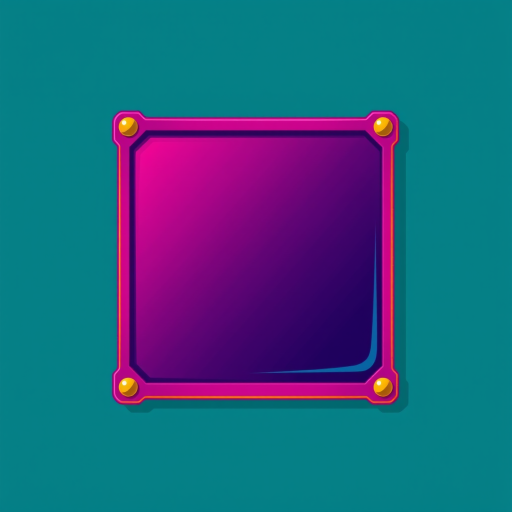
#> input picture Docs/sidescroller/ui-polish/notes/comfyui-out/raw/panel.png, 1024 x 1024 px (shown at 1/2 size)
$ python -i postprocess.py   (imports and definitions only)
#> lines starting #> are read from the running program, lines starting #| are printed output that depends on the picture
"""
把 generate.py 產生的原圖（out/raw）後製成遊戲用的 sprite sheet，格式和 Blender 素材相同（顏色 sheet＋平的法線 sheet＋_sprites.json），
匯入交給 Unity 的 SpriteSheetImporter。用 ComfyUI 的 venv 執行（要 Pillow、numpy）：

    ~/ComfyUI/.venv/bin/python Tools/ComfyUI/postprocess.py

做的事：
  1. 去背：有 BiRefNet 遮罩的用遮罩當 alpha；光芒、星光（黑底）用亮度當 alpha 並反推原色。
  2. 裁到內容範圍，依種類對稱化（AI 圖左右、上下不會完全對稱，九宮格的四角要一致）：
     quad＝左上四分之一鏡射到四角（面板、圓盤）；half＝左半鏡射到右半（橫向外框）；none＝不動（圖示）。
  3. 縮放排進 256 px 的格子：方形素材撐滿一格；橫向外框（2:1）放在格子中間 256×128（上下透明）。
  4. 衍生變化：未選中按鈕（壓暗轉紫）、陰影（面板 alpha 模糊）、按下的觸控底盤（橘粉漸層＋奶油圈）。
  5. 觸控圖示加深紫描邊與往下的硬陰影（亮底上也讀得到）。

格子編號、橫向外框在格子裡的位置與九宮格邊界寫在遊戲程式 UiSkin.cs、TouchControlsView.cs；改這裡的排列要一起改。
選單主視覺（assets.json 有 output 的素材：SsMenuBg、SsMenuHero、SsMenuLogoBg）輸出成單張 PNG，不切格。
output 有 "dir": "entry" 的（Entry 載入畫面：EntryLoadingBg、EntryBarFrame…）輸出到 Assets/Entry/UI/<名稱>.png，
跟主體一起打包；"symmetry" 同上面的對稱方式（九宮格外框用）。
"""
import json
import os

import numpy as np
from PIL import Image, ImageFilter

HERE = os.path.dirname(os.path.abspath(__file__))
RAW = os.path.join(HERE, "out", "raw")
PREVIEW = os.path.join(HERE, "out", "preview")
REPO = os.path.abspath(os.path.join(HERE, "..", ".."))
SPRITES = os.path.join(REPO, "Assets", "Art", "Sidescroller", "Sprites")
ENTRY_UI = os.path.join(REPO, "Assets", "Entry", "UI")
CELL = 256
PPU = 64
STROKE = (0x2A / 255, 0x0F / 255, 0x2E / 255)

# 各 sheet 的格子：(素材 id 或衍生名, 對稱方式, 形狀)；形狀 square＝撐滿一格，wide＝格子中間 256×128
SKIN = [
    ("panel", "quad", "square"),
    ("button", "half", "wide"),
    ("button_off", "half", "wide"),
    ("shadow", "quad", "square"),
    ("sunburst", "none", "square"),
    ("pill", "half", "wide"),
    ("ribbon", "half", "wide"),
    ("sparkle", "none", "square"),
    ("dialogue", "half", "wide"),
    ("nameplate", "half", "wide"),
]
TOUCH = [
    ("touch_disc", "quad", "disc"),
    ("touch_disc_pressed", "quad", "disc"),
    ("stick_base", "quad", "disc"),
    ("stick_knob", "quad", "disc"),
    ("icon_jump", "none", "icon"),
    ("icon_melee", "none", "icon"),
    ("icon_shoot", "none", "icon"),
    ("icon_roll", "none", "icon"),
    ("icon_enhance", "none", "icon"),
    ("icon_switch", "none", "icon"),
    ("icon_pause", "none", "icon"),
]


# ---------- 去背與裁切 ----------
# [73 lines left out: functions load_rgba, crop, resize, symmetrize, darken_violet, pressed, not called in this run]


def shadow_from(img):
    a = Image.fromarray((img[..., 3] * 255).astype(np.uint8)).resize((CELL - 60, CELL - 60), Image.LANCZOS)
    canvas = Image.new("L", (CELL, CELL), 0)
    canvas.paste(a, (30, 30))
    blurred = np.asarray(canvas.filter(ImageFilter.GaussianBlur(14))).astype(np.float32) / 255.0 * 0.65
    return np.dstack([np.zeros((CELL, CELL, 3), np.float32), blurred])


# ---------- 排版與輸出 ----------
# [142 lines left out: functions to_cell, outline_and_shadow, over, build, write_sheet, write_singles and 1 more, not called in this run]


# [2 lines not run here, left out]

>>> import cv2
>>> picture = cv2.imread('../../Docs/sidescroller/ui-polish/notes/comfyui-out/raw/panel.png', cv2.IMREAD_GRAYSCALE)
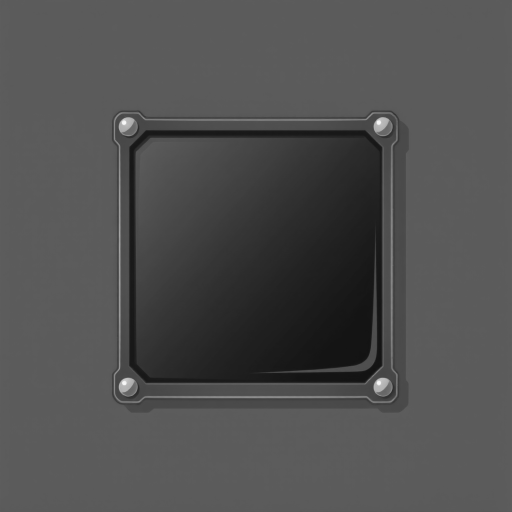
#> picture: shape (1024, 1024) (shown at 1/2 size); min 18, max 249, mean 79.7
>>> result = shadow_from(picture)
#> in shadow_from, `canvas = Image.new("L", (CELL, CELL), 0)`: canvas: PIL image 256x256 L; every value is 0
#> in shadow_from, `canvas.paste(a, (30, 30))`:
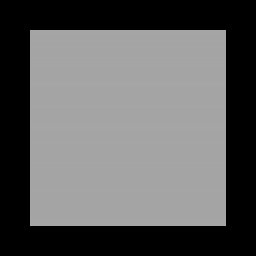
#> canvas: PIL image 256x256 L; min 0, max 166, mean 96.3
#> in shadow_from, `blurred = np.asarray(canvas.filter(ImageFilter.GaussianBlur(14))).asty..`:
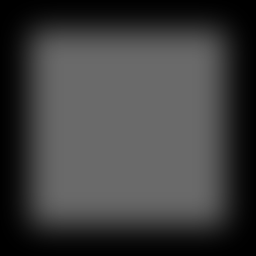
#> blurred: shape (256, 256) float32; min 0, max 0.418, mean 0.245
#> in shadow_from, `return np.dstack([np.zeros((CELL, CELL, 3), np.float32), blurred])`:
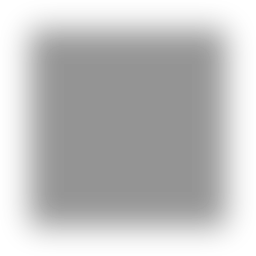
#> returned value: shape (256, 256, 4) float32; mean of channels 0, 1, 2, 3 0, 0, 0, 0.245; transparent parts drawn white
